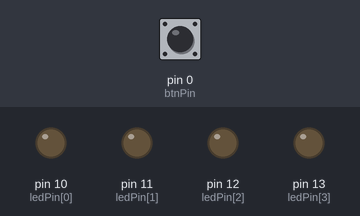
Recording of a sketch running on a simulated Arduino Uno, built with avr-gcc and run on an emulated ATmega328P. Shown: output pins drawn as LEDs (lit = HIGH). Dashed ring = blinking. The inputs (shaded band) are chosen by the test bench; at power-on: pin 0 (btnPin) LOW. Random numbers use the default seed unless the sketch sets one.

Above: at 1.2 s.
1.3 s: pin 0 (btnPin) pulled HIGH for 0.15 s
At 2.1 s:
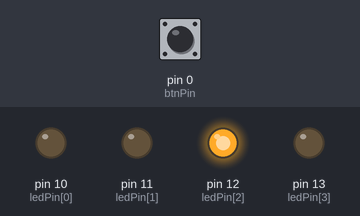
3.2 s: pin 0 (btnPin) pulled HIGH for 3.2 s
At 6.55 s:
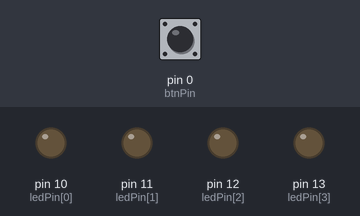
8.2 s: pin 0 (btnPin) pulled HIGH for 1 s
At 9.8 s:
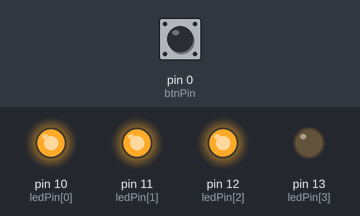
11.0 s: pin 0 (btnPin) pulled HIGH for 0.15 s
At 11.9 s:
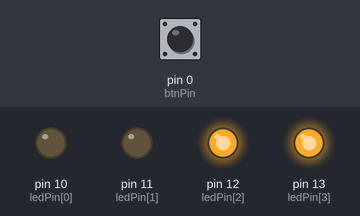
12.9 s: pin 0 (btnPin) pulled HIGH for 0.15 s
At 14.5 s:
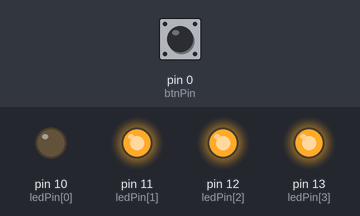
14.8 s: pin 0 (btnPin) pulsed HIGH 5 times (0.12 s each, 0.3 s apart)
At 15.97 s:
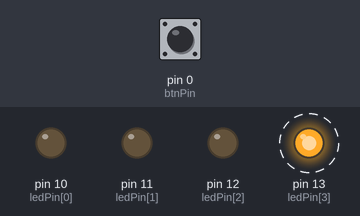
Timing chart, 0 to 17.9 s (numbered marks = the images above; inputs shaded):
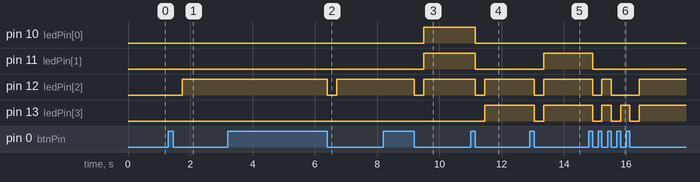

The sketch:

dice.ino
```cpp
int ledPin[] = {10, 11, 12, 13};
int ledCnt = 4;
int btnPin = 0;
int buttonStage = 0;
int lastButtonStage = 0;
void setup() {

  for (int i = 0; i < ledCnt; i++) {
    pinMode(ledPin[i], OUTPUT);
  }
  pinMode(btnPin, INPUT);

}

void loop() {
  // put your main code here, to run repeatedly:
  buttonStage = digitalRead(btnPin);
  if (buttonStage != lastButtonStage) {
    if (buttonStage == LOW) {
      showValue(8);
      delay(300);
      showValue(random(1, 7));
    }
    delay(100);
  }

  lastButtonStage = buttonStage;
}

void showValue(int number) {
  switch (number) {
    case 1 : digitalWrite(ledPin[3], HIGH); break;
    case 2 : digitalWrite(ledPin[2], HIGH); break;
    case 3 : digitalWrite(ledPin[3], HIGH); digitalWrite(ledPin[2], HIGH); break;
    case 4 : digitalWrite(ledPin[2], HIGH); digitalWrite(ledPin[1], HIGH); break;
    case 5 : digitalWrite(ledPin[3], HIGH); digitalWrite(ledPin[2], HIGH); digitalWrite(ledPin[1], HIGH); break;
    case 6 : digitalWrite(ledPin[2], HIGH); digitalWrite(ledPin[1], HIGH); digitalWrite(ledPin[0], HIGH); break;
    default : digitalWrite(ledPin[3], LOW); digitalWrite(ledPin[2], LOW); digitalWrite(ledPin[1], LOW); digitalWrite(ledPin[0], LOW); break;
  }
}
```

Measured:
- after the input at 1.3 s, pin 12 (ledPin[2]): LOW → HIGH after 0.45 s
- after the input at 3.2 s, pin 12 (ledPin[2]): HIGH → LOW after 3.2 s, → HIGH 0.30 s later
- after the input at 8.2 s, pin 10 (ledPin[0]), pin 11 (ledPin[1]): LOW → HIGH after 1.3 s; pin 12 (ledPin[2]): HIGH → LOW after 1.0 s, → HIGH 0.30 s later
- after the input at 11.0 s, pin 10 (ledPin[0]), pin 11 (ledPin[1]): HIGH → LOW after 0.15 s; pin 12 (ledPin[2]): HIGH → LOW after 0.15 s, → HIGH 0.30 s later; pin 13 (ledPin[3]): LOW → HIGH after 0.45 s
- after the input at 12.9 s, pin 11 (ledPin[1]): LOW → HIGH after 0.45 s; pin 12 (ledPin[2]), pin 13 (ledPin[3]): HIGH → LOW after 0.15 s, → HIGH 0.30 s later
- after the input at 14.8 s, pin 11 (ledPin[1]): HIGH → LOW after 0.12 s; pin 12 (ledPin[2]): HIGH → LOW after 0.12 s, → HIGH 0.30 s later, → LOW 0.30 s later, → HIGH 0.90 s later; pin 13 (ledPin[3]): alternates HIGH for 0.30 s and LOW for 0.30 s, 6 changes in all, then stays HIGH, starting after 0.12 s
